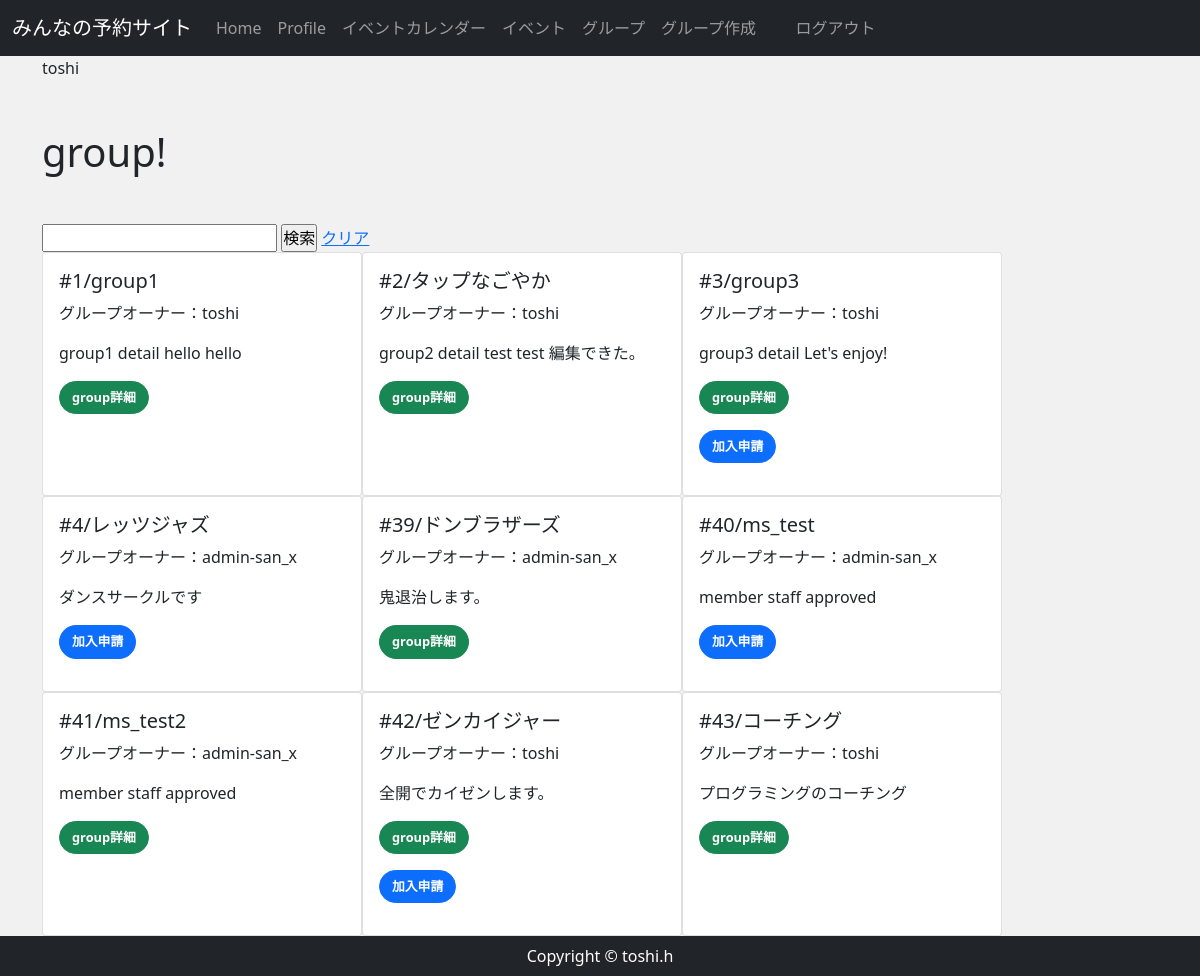
The app's page /group/ (signed in) with its own data.
### accounts/models.py (models this page shows, shortened)
class CustomUser(AbstractBaseUser, PermissionsMixin):
    email = models.EmailField(
        verbose_name='email',
        max_length=255,
        unique=True,
        )
    first_name = models.CharField('名', max_length=150)
    last_name = models.CharField('姓', max_length=150)
    nickname = models.CharField('ニックネーム', max_length=150,  null=True, blank=True)
    active = models.BooleanField(default=True)
    staff = models.BooleanField(default=False) #staffかどうか
    admin = models.BooleanField(default=False)
    objects = UserManager()
    EMAIL_FIELD = 'email'
    USERNAME_FIELD = 'email'
    REQUIRED_FIELDS = []
    def __str__(self):
        return self.email
    @property
    def is_active(self):
        return self.active
    class Meta(AbstractBaseUser.Meta):
        db_table = 'custom_user'

### reservation/models.py (models this page shows)
class Group(models.Model):
    group_name = models.CharField(max_length=150)
    group_detail = models.TextField()
    group_owner = models.ForeignKey(
        CustomUser,
        unique=False,
        db_index=True,
        related_name='owner',
        on_delete=models.CASCADE
    )
    def __str__(self):
        return self.group_name

### reservation/views.py (the view)
# urls.py: path('group/',views.GroupView.as_view(), name="group"), #グループ一覧
class GroupView(View):
    def get(self, request, *args, **kwargs):
        group_data = Group.objects.order_by('-id') #新しいものから順番に並べる
        user_data = CustomUser.objects.get(email=self.request.user)
        member_data = ApprovedMember.objects.filter(
            member=request.user,
            group__in = group_data,
            approved = True)#memberデータ取得
        staff_data = ApprovedStaff.objects.filter(
            staff=request.user,
            group__in = group_data,
            approved = True)#staffデータ取得
        searchForm = SearchForm(self.request.GET)
        if searchForm.is_valid():
            keyword = searchForm.cleaned_data['keyword'] #keyword変数にフォームのキーワードを代入
            group_data = Group.objects.filter(group_name__contains=keyword) #キーワードを含むレコードをfilterメソッドで抽出
        else:
            keyword = SearchForm()
            group_data = Group.objects.order_by('-id') #新しいものから順番に並べる
        approvedmember_grouplist=[]
        for m_data in member_data:
            approvedmember_grouplist.append(m_data.group.group_name)
        approvedstaff_grouplist=[]
        for s_data in staff_data:
            approvedstaff_grouplist.append(s_data.group.group_name)
        applyingmember_grouplist=[]
        for apl_m_data in ApplyingMember.objects.filter(member=request.user,group__in=group_data, applying=True):
            print(apl_m_data.member,apl_m_data.group, apl_m_data.applying)
            applyingmember_grouplist.append(apl_m_data.group.group_name)
        return render(request, 'reservation/group_index.html',{
            'group_data': group_data,
            'user_data': user_data,
            'approvedmember_grouplist': approvedmember_grouplist,
            'approvedstaff_grouplist': approvedstaff_grouplist,
            'applyingmember_grouplist': applyingmember_grouplist,
            'searchForm': searchForm,
        })

### reservation/forms.py
class SearchForm(forms.Form):
    keyword = forms.CharField(
        label='',
        max_length=50,
        required=False,
        )

### reservation/templates/reservation/group_index.html
{% extends 'reservation/base.html' %}
{% block content %}
    <div class="my-5">
        <h1>group!</h1>
    </div>
    {% if searchForm %}
        <form action="{% url 'group' %}" method="get">
            <div >
            {{ searchForm }}
            <input type="submit" value="検索">
            <a href="{% url 'group' %}"> クリア </a>
            </div>
        </form>
    {% endif %}
    <div class="card-deck d-flex flex-wrap" >
    {% for group in group_data %}
        <div class="card  style="width:20rem;"" style="width:20rem;">
                <div class="card-body">
                    <h5 class="card-title">#{{ group.id }}/{{ group.group_name }}</h5>
                    <p>グループオーナー：{{ group.group_owner.nickname }}</p>
                    <p class="card-text">{{ group.group_detail }}</p>
                {% if group.group_name in approvedmember_grouplist  %}
                <p class=""><a href="{% url 'group_detail' group.pk  %} " class="btn btn-success">group詳細</a>
                {% elif group.group_name in approvedstaff_grouplist  %}
                <p class=""><a href="{% url 'group_detail' group.pk  %} " class="btn btn-success">group詳細</a>
                {% endif %}
                {% if not group.group_name in approvedmember_grouplist %}
                {% if not group.group_name in applyingmember_grouplist %}
                <p class=""><a href="{% url 'group_join' group.pk  %} " class="btn btn-primary">加入申請</a>
                </p>
                {% endif %}
                {% endif %}
                </div>
        </div>
    {% endfor %}
    </div>
{% endblock %}

### reservation/templates/reservation/base.html (shortened to what this page needs)
{% load static %}
<!DOCTYPE html>
<html lang="ja">
<head>
    <link href="https://cdn.jsdelivr.net/npm/bootstrap@5.0.2/dist/css/bootstrap.min.css" rel="stylesheet">
    <link rel="stylesheet" href="{% static 'css/rsv_style.css' %}">
<nav class="navbar navbar-expand-lg bg-body-tertiary navbar-dark bg-dark" >
    <div class="container-fluid">
    <a class="navbar-brand" href="{% url 'home' %}">
    みんなの予約サイト
    </a>
    <div class="collapse navbar-collapse" id="navbarSupportedContent">
        <ul class="navbar-nav ml-auto">
        <li class="nav-item">
            <a class="nav-link" href="{% url 'home' %}">Home </a>
        </li>
        {% if user.is_authenticated %}
            <li class="nav-item">
                <a class="nav-link" href="{% url 'userprofile' user.pk %}">Profile</a>
            </li>
            <li class="nav-item">
                <a class="nav-link" href="{% url 'gp_event_cal' %}">イベントカレンダー </a>
            </li>
            <li class="nav-item">
                <a class="nav-link" href="{% url 'event' %}">イベント </a>
            </li>
            <li class="nav-item">
                <a class="nav-link" href="{% url 'group' %}">グループ </a>
            </li>
            <li class="nav-item">
                <a class="nav-link" href="{% url 'group_new' %}">グループ作成 </a>
            </li>
            <li>
            <p>\t\t</p>
            </li>
            <li class="nav-item">
                <a class="nav-link" href="{% url 'account_logout' %}">ログアウト </a>
            </li>
        {% endif %}
        </ul>
    </div>
    </nav>
    <main>
        <div class="container">
            <p >{{user.nickname}}</p>
            {% block content %}
            {% endblock %}
        </div>
    </main>
    <footer class="py-2 bg-dark">
        <p class="m-0 text-center text-white">Copyright &copy; toshi.h</p>
    </footer>
</body>
</html>

### reservation/static/css/rsv_style.css (style rules this page uses)
* { margin: 0; padding: 0; box-sizing: border-box; }
main { flex: 1; }
.btn { font-size: 80%; border-radius: 5rem; font-weight: bold; }

### records on screen
CustomUser: nickname "toshi"
Group: id "1", group_name "group1", group_owner.nickname "toshi", group_detail "group1 detail hello hello", shows "group詳細"
Group: id "2", group_name "タップなごやか", group_owner.nickname "toshi", group_detail "group2 detail test test 編集できた。", shows "group詳細"
Group: id "3", group_name "group3", group_owner.nickname "toshi", group_detail "group3 detail Let's enjoy!", shows "group詳細", shows "加入申請"
Group: id "4", group_name "レッツジャズ", group_owner.nickname "admin-san_x", group_detail "ダンスサークルです", shows "加入申請"
Group: id "39", group_name "ドンブラザーズ", group_owner.nickname "admin-san_x", group_detail "鬼退治します。", shows "group詳細"
Group: id "40", group_name "ms_test", group_owner.nickname "admin-san_x", group_detail "member staff approved", shows "加入申請"
Group: id "41", group_name "ms_test2", group_owner.nickname "admin-san_x", group_detail "member staff approved", shows "group詳細"
Group: id "42", group_name "ゼンカイジャー", group_owner.nickname "toshi", group_detail "全開でカイゼンします。", shows "group詳細", shows "加入申請"
Group: id "43", group_name "コーチング", group_owner.nickname "toshi", group_detail "プログラミングのコーチング", shows "group詳細"
